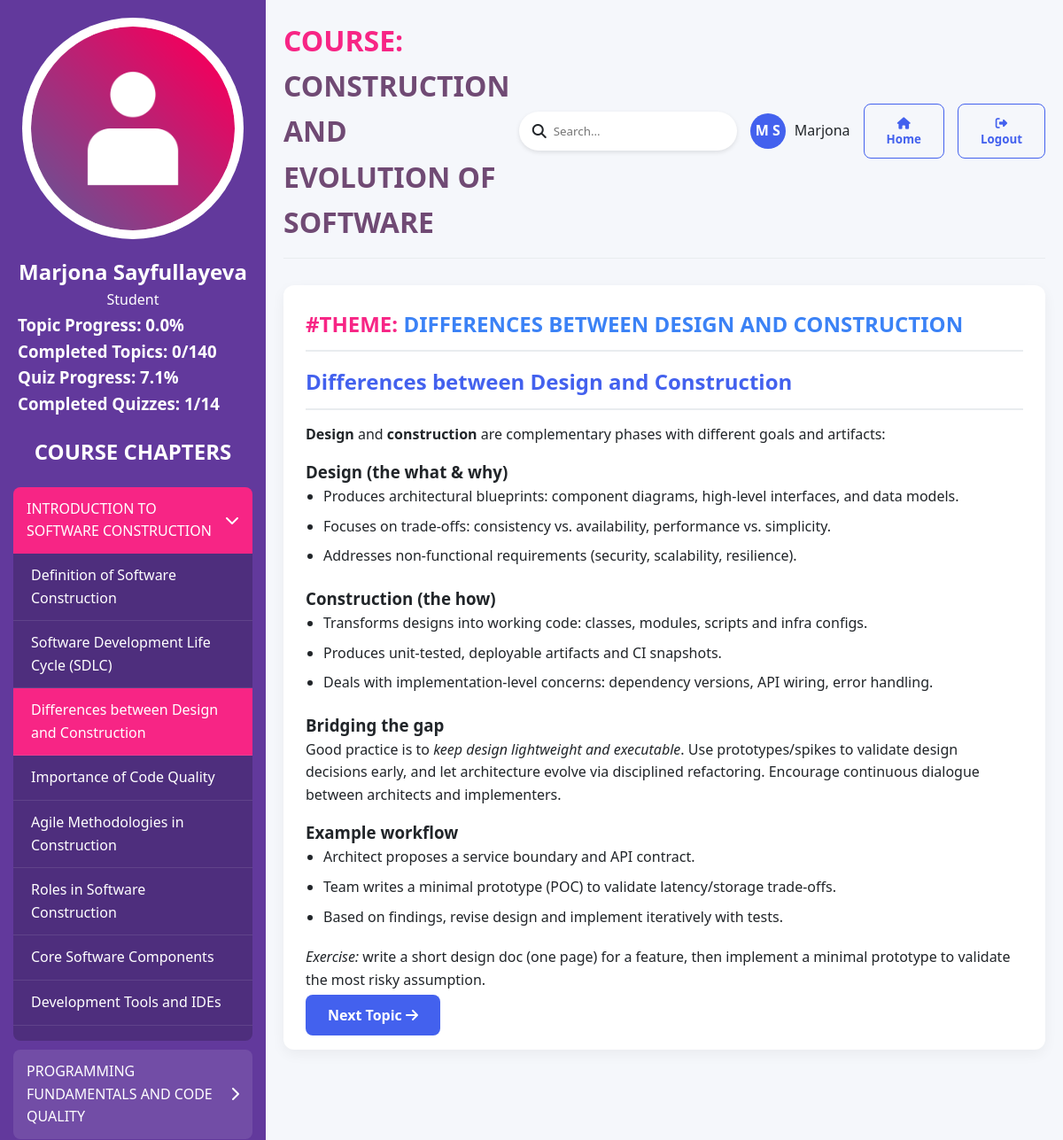
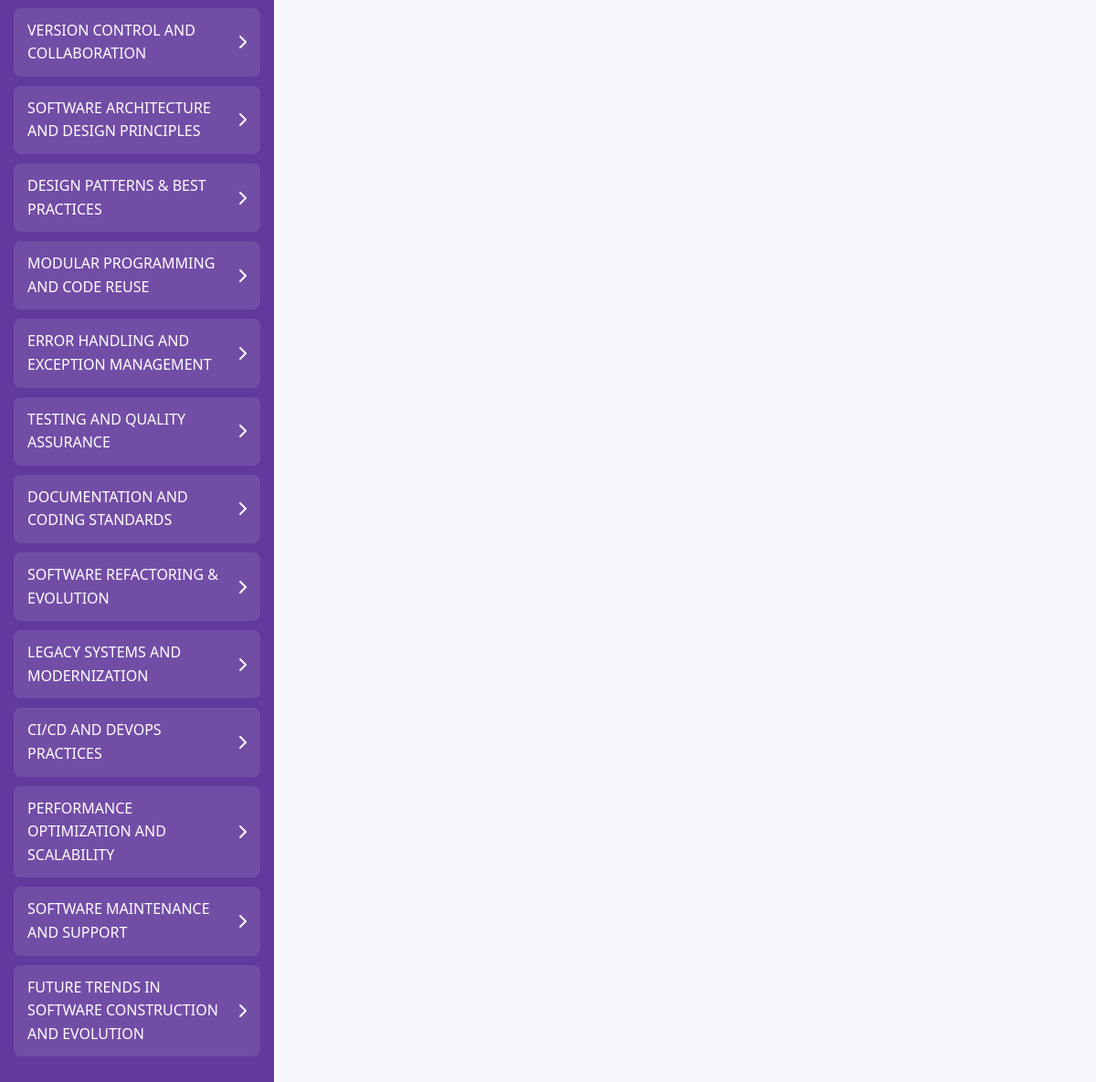
Page /course/topic/11/ (signed in) on the committed database (2 pictures, top to bottom).
### learning/models.py (models this page shows, shortened)
class Chapter(models.Model):
    course = models.ForeignKey(
        Course, related_name="chapters", on_delete=models.CASCADE
    )
    title = models.CharField(max_length=200)
    order = models.PositiveIntegerField(default=1)
    class Meta:
        ordering = ["order"]

class Topic(models.Model):
    chapter = models.ForeignKey(
        Chapter, related_name="topics", on_delete=models.CASCADE
    )
    title = models.CharField(max_length=200)
    content = RichTextField()
    order = models.PositiveIntegerField(default=1)
    class Meta:
        ordering = ["order"]

class Course(models.Model):
    title = models.CharField(max_length=200)
    description = models.TextField()
    created_at = models.DateTimeField(auto_now_add=True)

### learning/views.py (the view)
# urls.py: path("course/topic/<int:topic_id>/", views.course_content, name="course_topic"),
@login_required(login_url="login")
def course_content(request, topic_id=None):
    course = Course.objects.first()
    chapters = course.chapters.all()  # type: ignore
    selected_topic = None
    if topic_id:
        selected_topic = get_object_or_404(Topic, id=topic_id)
    else:
        first_chapter = chapters.first()
        if first_chapter:
            selected_topic = first_chapter.topics.first()
    if not selected_topic:
        return redirect("course_content")
    total_topics = Topic.objects.count()
    completed_topics = UserProgress.objects.filter(
        user=request.user, completed=True
    ).count()
    topic_progress = (
        round((completed_topics / total_topics) * 100, 1) if total_topics > 0 else 0
    )
    total_quizzes = Quiz.objects.count()
    completed_quizzes = (
        QuizAttempt.objects.filter(user=request.user, passed=True)
        .values("quiz")
        .distinct()
        .count()
    )
    quiz_progress = (
        round((completed_quizzes / total_quizzes) * 100, 1) if total_quizzes > 0 else 0
    )
    current_topic = selected_topic
    completed_topic_ids = UserProgress.objects.filter(
        user=request.user, completed=True
    ).values_list("topic_id", flat=True)
    return render(
        request,
        "course_content.html",
        {
            "course": course,
            "chapters": chapters,
            "selected_topic": selected_topic,
            "current_topic": current_topic,
            "topic_progress": topic_progress,
            "completed_topics": completed_topics,
            "total_topics": total_topics,
            "quiz_progress": quiz_progress,
            "completed_quizzes": completed_quizzes,
            "total_quizzes": total_quizzes,
            "completed_topic_ids": list(completed_topic_ids),
        },
    )

### templates/course_content.html (shortened to what this page needs)
{% load static %}
<!DOCTYPE html>
<html lang="en">
<head>
    <link rel="stylesheet" href="https://cdnjs.cloudflare.com/ajax/libs/font-awesome/6.4.0/css/all.min.css">
    <link rel="stylesheet" href="{% static 'course/style.css' %}">
</head>
<body>
    {% block content %}
    <div class="container">
        <div class="sidebar">
            <div class="profile-info" style="text-align: center; margin-bottom: 20px;">
                <img src="{% static 'assets/images/user-icon.png' %}" alt=""
                    style="width: 250px; height: 250px; border-radius: 50%; background: white; padding: 10px;">
                <h2 style="color: #ffffff; margin-top: 10px;">
                    {% if request.user.first_name or request.user.last_name %}
                    {{ request.user.first_name }} {% if request.user.last_name %}{{ request.user.last_name }}{% endif %}
                    {% else %}
                    {{ request.user.username }}
                    {% endif %}
                </h2>
                <p style="color: #ffffff;">Student</p>
                <div style="text-align: left; margin-left: 20px;">
                    <h3 style="color: #ffffff;">Topic Progress: {{ topic_progress }}%</h3>
                    <h3 style="color: #ffffff;">Completed Topics: {{ completed_topics }}/{{ total_topics }}</h3>
                    <h3 style="color: #ffffff;">Quiz Progress: {{ quiz_progress }}%</h3>
                    <h3 style="color: #ffffff;">Completed Quizzes: {{ completed_quizzes }}/{{ total_quizzes }}</h3>
                </div>
            </div>
            <h2 style="text-align: center; color: #ffffff; margin-bottom: 20px;">COURSE CHAPTERS</h2>
            <div class="chapters">
                {% for chapter in course.chapters.all %}
                <div class="chapter-item">
                    <div class="chapter-header {% if chapter.id == current_topic.chapter.id %}active{% endif %}">
                        <span>{{ chapter.title|upper }}</span>
                        <i
                            class="fas {% if chapter.id == current_topic.chapter.id %}fa-chevron-down{% else %}fa-chevron-right{% endif %}"></i>
                    </div>
                    <div class="topics {% if chapter.id == current_topic.chapter.id %}show{% endif %}">
                        {% for topic in chapter.topics.all %}
                        <div class="topic-item {% if topic.id == current_topic.id %}active{% endif %} "
                            onclick="window.location.href='{% url 'course_topic' topic.id %}'">
                            {{ topic.title }}
                        </div>
                        {% endfor %}
                    </div>
                </div>
                {% endfor %}
            </div>
        </div>
        <div class="main-content">
            <div class="header">
                <h1 style="color: #704A74;"><span style="color: #f72585;">COURSE:</span> {{ course.title }}</h1>
                <div class="user-actions">
                    <div class="search-box">
                        <i class="fas fa-search"></i>
                        <input type="text" placeholder="Search...">
                    </div>
                    <div class="user-profile">
                        <div class="avatar">
                            {{ request.user.first_name|slice:":1"|upper }}
                            {% if request.user.last_name %}{{ request.user.last_name|slice:":1"|upper }}{% endif %}
                        </div>
                        <span>{{ request.user.first_name }}</span>
                    </div>
                    <button class="btn btn-outline home-btn" onclick="window.location.href='/'">
                        <i class="fas fa-home"></i> Home
                    </button>
                    <button class="btn btn-outline home-btn" onclick="window.location.href='{% url 'logout' %}'">
                        <i class="fas fa-sign-out-alt"></i> Logout
                    </button>
                </div>
            </div>
            <div class="content" id="main-content">
                {% if selected_topic %}
                <h2 style="color:#3b82f6;"><span style="color: #f72585;">#THEME:</span> {{ selected_topic.title|upper }}
                </h2>
                <p>{{ selected_topic.content|safe }}</p>
                {% endif %}
                <a href="{% url 'next_topic' selected_topic.id %}" class="btn btn-primary" style="text-decoration: none;">
                    Next Topic <i class="fas fa-arrow-right"></i>
                </a>
            </div>
        </div>
    </div>
    {% endblock %}
</body>
</html>

### static/course/style.css (style rules this page uses)
:root { --primary: #4361ee; --secondary: #3a0ca3; --accent: #f72585; --light: #f8f9fa; --dark: #212529; --success: #4cc9f0; --warning: #ffd166; --danger: #ef476f; --gray: #6c757d; --light-gray: #e9ecef; }
* { margin: 0; padding: 0; box-sizing: border-box; font-family: 'Segoe UI', Tahoma, Geneva, Verdana, sans-serif; }
body { background-color: #f5f7fb; color: var(--dark); line-height: 1.6; }
.container { display: flex; min-height: 100vh; }
.sidebar { width: 25%; background: #62399C; color: white; padding: 20px 0; overflow-y: auto; transition: all 0.3s ease; }
.chapters { padding: 0 15px; }
.chapter-item { margin-bottom: 10px; border-radius: 8px; overflow: hidden; }
.chapter-header { background-color: rgba(255, 255, 255, 0.1); padding: 12px 15px; cursor: pointer; display: flex; justify-content: space-between; align-items: center; transition: all 0.3s ease; }
.chapter-header.active { background-color: var(--accent); }
.topics { background-color: rgba(0, 0, 0, 0.2); max-height: 0; overflow: hidden; transition: max-height 0.3s ease; }
.topics.show { max-height: 550px; }
.topic-item { padding: 12px 20px; border-bottom: 1px solid rgba(255, 255, 255, 0.1); cursor: pointer; transition: all 0.3s ease; visibility: visible !important; display: block !important; }
.topic-item.active { background-color: var(--accent); }
.main-content { flex: 1; padding: 20px; overflow-y: auto; }
.header { display: flex; justify-content: space-between; align-items: center; margin-bottom: 30px; padding-bottom: 15px; border-bottom: 1px solid var(--light-gray); }
.user-actions { display: flex; align-items: center; gap: 15px; }
.search-box { display: flex; align-items: center; background-color: white; border-radius: 50px; padding: 5px 15px; box-shadow: 0 2px 5px rgba(0, 0, 0, 0.1); }
.search-box input { border: none; outline: none; padding: 8px; width: 200px; }
.user-profile { display: flex; align-items: center; gap: 10px; }
.avatar { width: 40px; height: 40px; border-radius: 50%; background-color: var(--primary); color: white; display: flex; align-items: center; justify-content: center; font-weight: bold; }
.content { background-color: white; border-radius: 12px; padding: 25px; box-shadow: 0 5px 15px rgba(0, 0, 0, 0.05); margin-bottom: 25px; }
.content h2 { color: var(--primary); margin-bottom: 15px; padding-bottom: 10px; border-bottom: 2px solid var(--light-gray); }
.content p { margin-bottom: 15px; }
.content ul, .content ol { margin-left: 20px; margin-bottom: 20px; }
.content li { margin-bottom: 8px; }
.btn { padding: 12px 25px; border: none; border-radius: 8px; cursor: pointer; font-weight: 600; transition: all 0.3s ease; }
.btn-primary { background-color: var(--primary); color: white; }
.btn-outline { background-color: transparent; border: 1px solid var(--primary); color: var(--primary); }

### rows in the picture
Chapter: title "INTRODUCTION TO SOFTWARE CONSTRUCTION"
Topic: title "Definition of Software Construction"
Topic: title "Software Development Life Cycle (SDLC)"
Topic: title "Differences between Design and Construction", title "DIFFERENCES BETWEEN DESIGN AND CONSTRUCTION", content "Differences between Design and Construction Design and construction are complementary phases with different goals and artifacts: Design (the what & why) Produces architectural blueprints: component diagrams, high-level interfaces, and data models. Focuses on trade-offs: consistency vs. availability, performance vs. simplicity. Addresses non-functional requirements (security, scalability, resilience). Construction (the how) Transforms designs into working code: classes, modules, scripts and infra configs. Produces unit-tested, deployable artifacts and CI snapshots. Deals with implementation-level concerns: dependency versions, API wiring, error handling. Bridging the gap Good practice is to…"
Topic: title "Importance of Code Quality"
Topic: title "Agile Methodologies in Construction"
Topic: title "Roles in Software Construction"
Topic: title "Core Software Components"
Topic: title "Development Tools and IDEs"
Chapter: title "PROGRAMMING FUNDAMENTALS AND CODE QUALITY"
Chapter: title "VERSION CONTROL AND COLLABORATION"
Chapter: title "SOFTWARE ARCHITECTURE AND DESIGN PRINCIPLES"
Chapter: title "DESIGN PATTERNS & BEST PRACTICES"
Chapter: title "MODULAR PROGRAMMING AND CODE REUSE"
Chapter: title "ERROR HANDLING AND EXCEPTION MANAGEMENT"
Chapter: title "TESTING AND QUALITY ASSURANCE"
Chapter: title "DOCUMENTATION AND CODING STANDARDS"
Chapter: title "SOFTWARE REFACTORING & EVOLUTION"
Chapter: title "LEGACY SYSTEMS AND MODERNIZATION"
Chapter: title "CI/CD AND DEVOPS PRACTICES"
Chapter: title "PERFORMANCE OPTIMIZATION AND SCALABILITY"
Chapter: title "SOFTWARE MAINTENANCE AND SUPPORT"
Chapter: title "FUTURE TRENDS IN SOFTWARE CONSTRUCTION AND EVOLUTION"
Course: title "CONSTRUCTION AND EVOLUTION OF SOFTWARE"

### other values in the picture
{{ request.user.first_name }} "Marjona"
{{ request.user.last_name }} "Sayfullayeva"
{{ topic_progress }} "0.0"
{{ completed_topics }} "0"
{{ total_topics }} "140"
{{ quiz_progress }} "7.1"
{{ completed_quizzes }} "1"
{{ total_quizzes }} "14"
{{ request.user.first_name|slice:":1"|upper }} "M"
{{ request.user.last_name|slice:":1"|upper }} "S"
